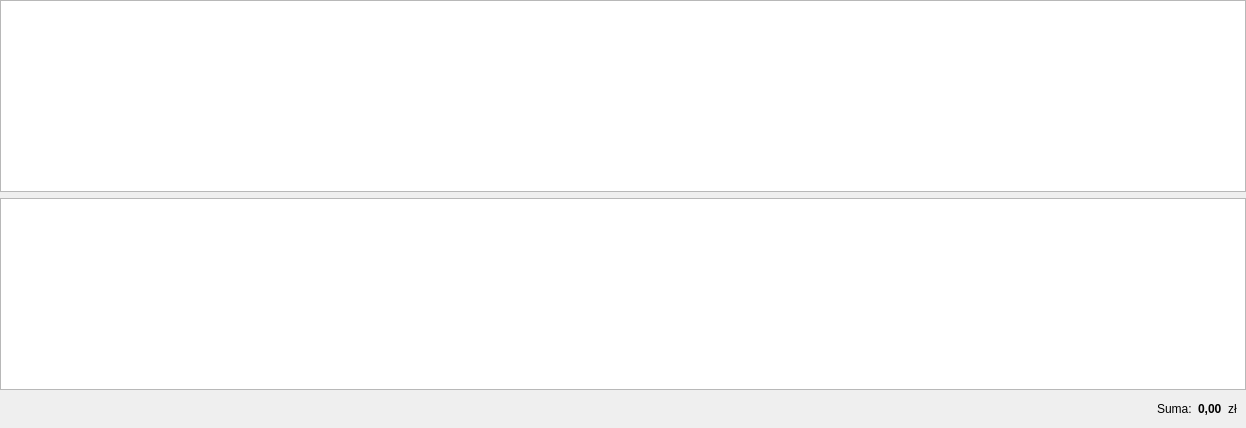
        <widget class="QWidget" name="tab_transport_cz">
         <attribute name="title">
          <string>Transport Cz</string>
         </attribute>
         <layout class="QVBoxLayout" name="verticalLayout_22">
          <property name="spacing">
           <number>0</number>
          </property>
          <property name="leftMargin">
           <number>0</number>
          </property>
          <property name="topMargin">
           <number>0</number>
          </property>
          <property name="rightMargin">
           <number>0</number>
          </property>
          <property name="bottomMargin">
           <number>0</number>
          </property>
          <item>
           <widget class="QWidget" name="widget_4" native="true">
            <layout class="QVBoxLayout" name="verticalLayout_7">
             <property name="spacing">
              <number>0</number>
             </property>
             <property name="leftMargin">
              <number>0</number>
             </property>
             <property name="topMargin">
              <number>0</number>
             </property>
             <property name="rightMargin">
              <number>0</number>
             </property>
             <property name="bottomMargin">
              <number>0</number>
             </property>
             <item>
              <widget class="QWidget" name="widget_6" native="true">
               <layout class="QVBoxLayout" name="verticalLayout_5">
                <property name="leftMargin">
                 <number>0</number>
                </property>
                <property name="topMargin">
                 <number>0</number>
                </property>
                <property name="rightMargin">
                 <number>0</number>
                </property>
                <property name="bottomMargin">
                 <number>0</number>
                </property>
                <item>
                 <widget class="QTableWidget" name="tab_wyliczenia_transportcz"/>
                </item>
                <item>
                 <widget class="QTableWidget" name="tab_dane_transportcz"/>
                </item>
               </layout>
              </widget>
             </item>
             <item>
              <widget class="QWidget" name="widget_7" native="true">
               <property name="minimumSize">
                <size>
                 <width>0</width>
                 <height>38</height>
                </size>
               </property>
               <property name="maximumSize">
                <size>
                 <width>16777215</width>
                 <height>38</height>
                </size>
               </property>
               <layout class="QHBoxLayout" name="horizontalLayout">
                <item>
                 <spacer name="horizontalSpacer">
                  <property name="orientation">
                   <enum>Qt::Horizontal</enum>
                  </property>
                  <property name="sizeHint" stdset="0">
                   <size>
                    <width>1148</width>
                    <height>17</height>
                   </size>
                  </property>
                 </spacer>
                </item>
                <item>
                 <widget class="QLabel" name="label_6">
                  <property name="minimumSize">
                   <size>
                    <width>0</width>
                    <height>20</height>
                   </size>
                  </property>
                  <property name="maximumSize">
                   <size>
                    <width>16777215</width>
                    <height>20</height>
                   </size>
                  </property>
                  <property name="text">
                   <string>Suma:</string>
                  </property>
                 </widget>
                </item>
                <item>
                 <widget class="QLabel" name="lab_sumaTransportCz">
                  <property name="minimumSize">
                   <size>
                    <width>0</width>
                    <height>20</height>
                   </size>
                  </property>
                  <property name="maximumSize">
                   <size>
                    <width>16777215</width>
                    <height>20</height>
                   </size>
                  </property>
                  <property name="font">
                   <font>
                    <weight>75</weight>
                    <bold>true</bold>
                   </font>
                  </property>
                  <property name="text">
                   <string>0,00</string>
                  </property>
                 </widget>
                </item>
                <item>
                 <widget class="QLabel" name="label_14">
                  <property name="minimumSize">
                   <size>
                    <width>0</width>
                    <height>20</height>
                   </size>
                  </property>
                  <property name="maximumSize">
                   <size>
                    <width>16777215</width>
                    <height>20</height>
                   </size>
                  </property>
                  <property name="text">
                   <string>zł</string>
                  </property>
                 </widget>
                </item>
               </layout>
              </widget>
             </item>
            </layout>
           </widget>
          </item>
         </layout>
        </widget>
